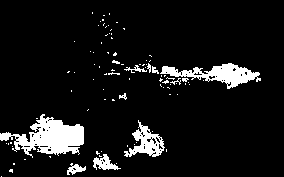
#> input picture aux/neuralNet/ground_truth_erosion/ground_truth/033.png, 284 x 177 px; its folder holds 4 pictures in this run
$ python ground_truth_erosion.py
#> lines starting #> are read from the running program, lines starting #| are printed output that depends on the picture; after the words box and inside, x2 and y2 are one past the last pixel; in counts of white or black regions, pixels touching at a corner belong together
import cv2
import numpy as np
from os import listdir
from os.path import isfile

def erode(img):

    kernel = np.ones((5,5), np.uint8)

    img_erosion = cv2.erode(src = img, kernel = kernel, iterations = 1)
    return img_erosion


for file in listdir('ground_truth'):


    img = cv2.imread(f'ground_truth/{file}')
#> img is the input picture: shape (177, 284, 3); 8.6% white; 91 white regions (79 under 20 px), largest, box (x1, y1, x2, y2) and area: (0, 114, 84, 158) 1829, (160, 63, 261, 89) 1083, (124, 120, 165, 157) 629
    img_erosion = erode(img)
#> in erode, `img_erosion = cv2.erode(src = img, kernel = kernel, iterations = 1)`:
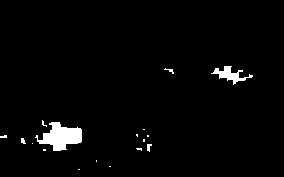
#> img_erosion: shape (177, 284, 3); 2.4% white; 17 white regions (12 under 20 px), largest, box (x1, y1, x2, y2) and area: (35, 122, 82, 151) 764, (211, 66, 253, 85) 285, (147, 144, 152, 152) 26, (164, 68, 174, 74) 22, (21, 138, 26, 144) 21


    cv2.imwrite(filename = file, img = img_erosion)
    print(f'File {file} saved!')
#> pass 2 of the loop `for file in listdir('ground_truth'):`:
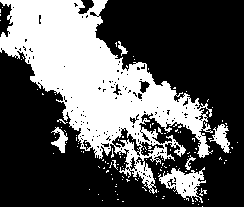
#> input picture aux/neuralNet/ground_truth_erosion/ground_truth/101.png, 244 x 207 px
#> img is the input picture: shape (207, 244, 3); 35.3% white; 129 white regions (121 under 20 px), largest, box (x1, y1, x2, y2) and area: (0, 0, 213, 194) 16093, (158, 167, 206, 203) 778, (208, 124, 230, 153) 289
#> in erode (call 2), `img_erosion = cv2.erode(src = img, kernel = kernel, iterations = 1)`:
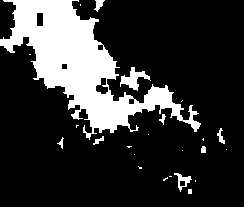
#> img_erosion: shape (207, 244, 3); 20.2% white; 24 white regions (14 under 20 px), largest, box (x1, y1, x2, y2) and area: (0, 0, 201, 140) 9465, (120, 67, 151, 91) 300, (174, 173, 192, 192) 123
#> pass 3 of the loop `for file in listdir('ground_truth'):`:
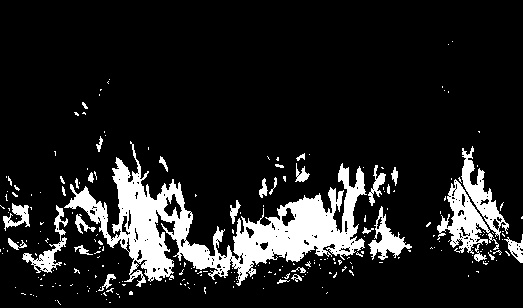
#> input picture aux/neuralNet/ground_truth_erosion/ground_truth/1097.jpg, 523 x 308 px
#> img is the input picture: shape (308, 523, 3); min 0, max 255, mean 32.8
#> in erode (call 3), `img_erosion = cv2.erode(src = img, kernel = kernel, iterations = 1)`:
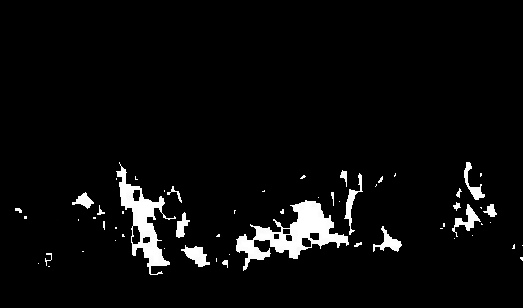
#> img_erosion: shape (308, 523, 3); min 0, max 255, mean 11.1
#> the loop made 4 passes; the first 3 are shown
